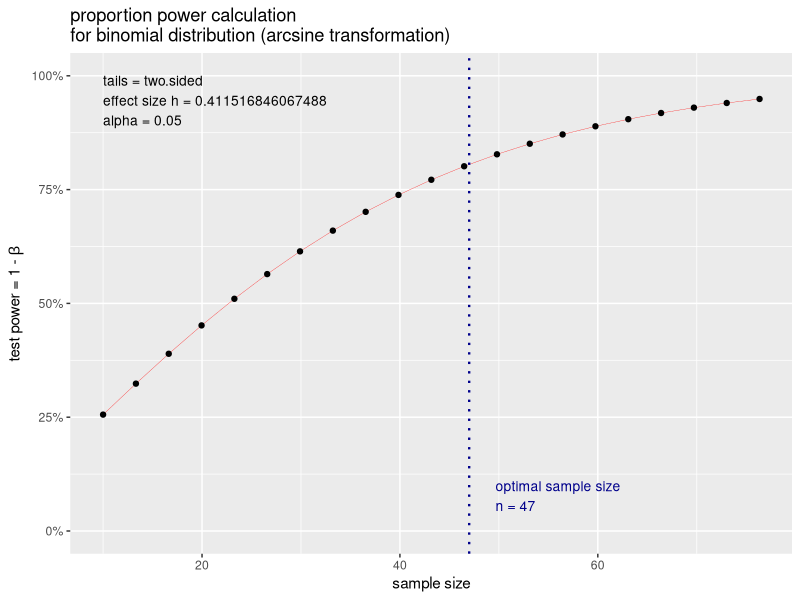
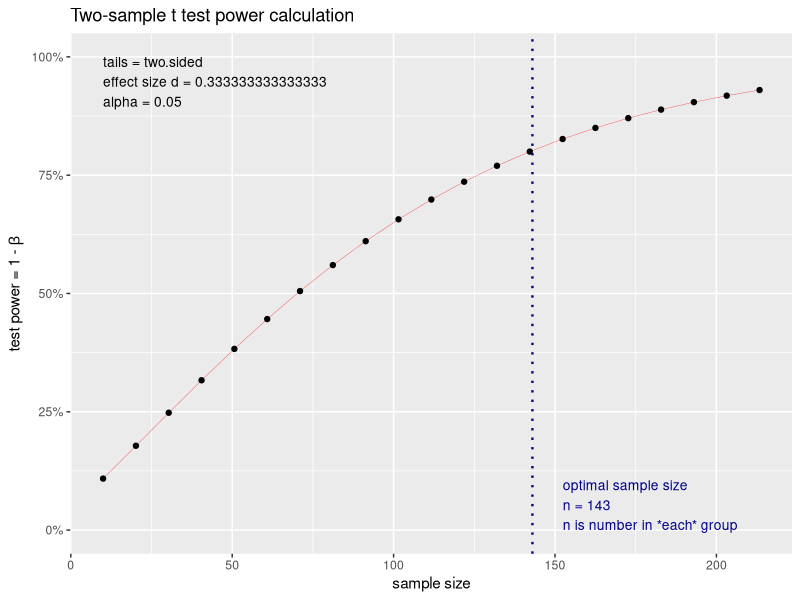
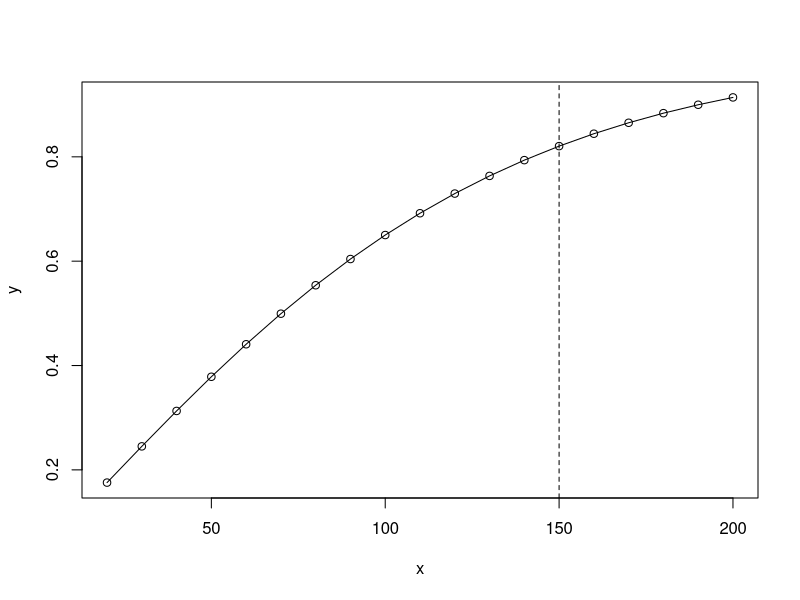
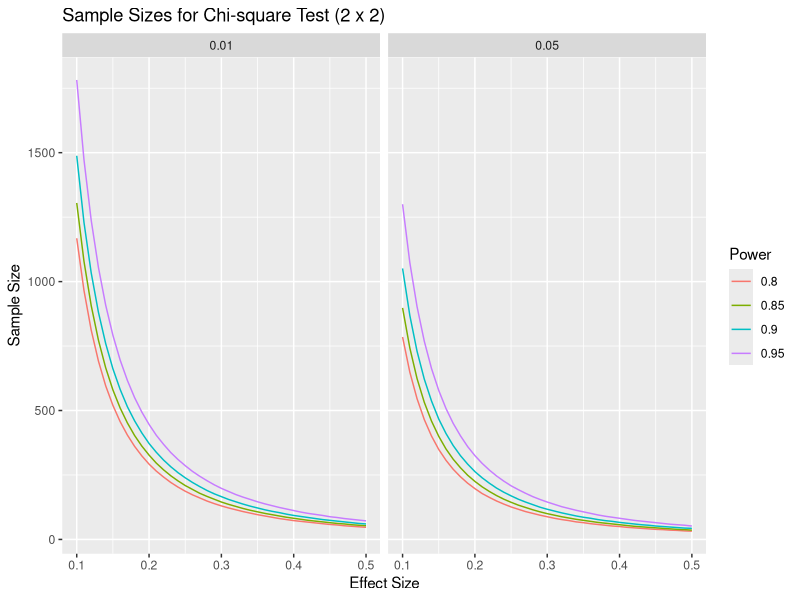
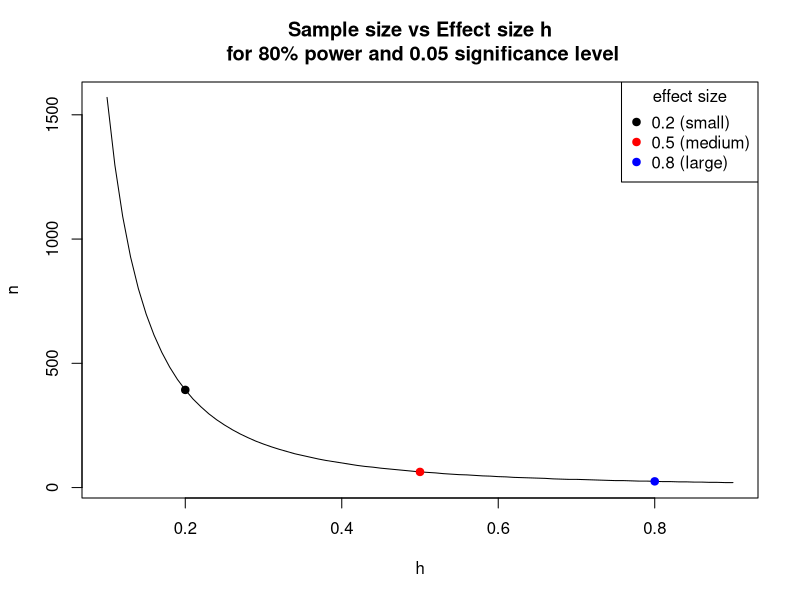

Generate these figures, in order, with R:
# Clay Ford
# Power and Sample Size Analysis workshop
# Fall 2016
# UVa StatLab

# Power and sample size calculations for various statistical tests using the
# "pwr" package and a few built-in R functions

install.packages("pwr")
library(pwr)


# pwr.p.test --------------------------------------------------------------

# one-sample test for proportions  (ES=h) 

# This applies to our name tag example. Say we think people place name tags on 
# the left side of their chest 75% percent of the time versus random chance
# (50%). What sample size do we need to show this assuming a significance level
# (Type I error) of 0.05 and a desired power of 0.80?

h <- ES.h(p1 = 0.75, p2 = 0.50)
pwr.p.test(h = h, sig.level = 0.05, power = 0.80, alternative = "greater")

# About 23 people; always round up.

# The previous example assumed a one-sided test: Null = 0.5, Alt > 0.5. 

# We typically take the conservative route and calculate sample size based on a
# two-sided test. That is Null = 0.5, Alt != 0.5

pwr.p.test(h = h, sig.level = 0.05, power = 0.80)

# Notice we need more people. 

# Say we think people place name tags on the left 70% percent of the time
# instead of 50%. What is the power of our test if we survey 30 people provided 
# we accept a significance level of 0.05? (Notice we can use the ES.h() function
# in pwr.p.test)
pwr.p.test(h = ES.h(p1 = 0.70, p2 = 0.50), n = 30, sig.level = 0.05)

# Again, notice the default is a "two.sided" test. This means we're simply
# testing that the alternative proportion is not 0.5. It could be lower or
# higher. Assuming "greater" increases the power:
pwr.p.test(h = ES.h(p1 = 0.70, p2 = 0.50), n = 30, sig.level = 0.05, 
           alternative = "greater")

# Equivalently we can think of one proportion being "less" than some value, say
# 0.25 versus random chance. Notice the effect is negative and resulting power is
# the same:
pwr.p.test(h = ES.h(p1 = 0.25, p2 = 0.50), n = 30, sig.level = 0.05, 
           alternative = "less")

# NOTE: Usually recommended to stick with the two-sided alternative.

# We can also save the result of a sample size estimate and plot it.
pout <- pwr.p.test(h = ES.h(p1 = 0.70, p2 = 0.50), power = 0.80, sig.level = 0.05)
plot(pout)

# Your plot will look different from mine if you do not have the ggplot2 package
# installed.

# YOUR TURN!
# Say we think people place name tags on the left 70% percent of the time instead
# of 50%. What sample size do we need to show this assuming a significance level
# of 0.01, a desired power of 0.90, and a one-sided "greater" alternative?



# pwr.2p.test -------------------------------------------------------------

# two-sample test for proportions (ES=h) 

# EXAMPLE: Let's say I randomly sample male and female UVa undergrad students
# and ask them if they consume alcohol at least once a week. My null hypothesis
# is no difference in the proportion that answer yes. My alternative hypothesis
# is that there is a difference. (two-sided; one gender has higher proportion, I
# don't know which.) I'd like to detect a difference as small as 5%. How many
# students do I need to sample in each group if we want 80% power and a
# significance level of 0.05?

# Recall effect size depends on the two proportions we compare:
ES.h(p1 = 0.55, p2 = 0.50)
ES.h(p1 = 0.35, p2 = 0.30)
ES.h(p1 = 0.15, p2 = 0.10)

# 55% vs. 50%
pwr.2p.test(h = ES.h(p1 = 0.55, p2 = 0.50), sig.level = 0.05, power = .80)
# 35% vs. 30%
pwr.2p.test(h = ES.h(p1 = 0.35, p2 = 0.30), sig.level = 0.05, power = .80)
# 15% vs. 10%
pwr.2p.test(h = ES.h(p1 = 0.15, p2 = 0.10), sig.level = 0.05, power = .80)

# Sample size is PER GROUP. Always round sample size up.

# Base R has a function called power.prop.test that allows you to use the raw
# proportions in the function.
power.prop.test(p1 = 0.55, p2 = 0.50, sig.level = 0.05, power = .80)
power.prop.test(p1 = 0.35, p2 = 0.30, sig.level = 0.05, power = .80)
power.prop.test(p1 = 0.15, p2 = 0.10, sig.level = 0.05, power = .80)

# Notice the results are slightly different. It calculates effect size
# differently.

# If we don't have any preconceived estimates of proportions or don't feel
# comfortable making estimates, we can use a conventional effect size:
cohen.ES(test = "p", size = "small") # 0.2
cohen.ES(test = "p", size = "medium") # 0.5
cohen.ES(test = "p", size = "large") # 0.8


# Sample sizes for the conventional effects:
pwr.2p.test(h = 0.2, sig.level = 0.05, power = .80)
pwr.2p.test(h = 0.5, sig.level = 0.05, power = .80)
pwr.2p.test(h = 0.8, sig.level = 0.05, power = .80)

# What sample size do I need to detect effects of 0.2 and 0.1 with 80% power?
pwr.2p.test(h = 0.2, sig.level = 0.05, power = 0.8)
pwr.2p.test(h = 0.1, sig.level = 0.05, power = 0.8)

# YOUR TURN! Let's say we're only able to randomly sample 80 students (40 per 
# group). What's the power of our two-sided test test if we assume a small
# effect size of 0.2 and we set significance level to 0.05?


# pwr.2p2n.test -----------------------------------------------------------

# two-sample test for proportions, unequal sample sizes (ES=h) 


# Let's return to our undergraduate survey of alcohol consumption. It turns out 
# we were able to survey 543 males and 675 females. What's the power of our test
# if we're interested in being able to detect a "small" effect size.

cohen.ES(test = "p", size = "small") # 0.2

# So instead of using ES.h() with guesses at p1 and p2, I can just use the
# effect size 0.2.
pwr.2p2n.test(h = 0.2, n1 = 543, n2 = 675, sig.level = 0.05)

# Let's say I previously surveyed 763 female undergraduates and found that p%
# said they consumed alcohol once a week. I'd like to survey some males and see
# if a significantly different proportion respond yes. How many do I need to
# sample to detect a small effect size in either direction with 80% power and a 
# significance level of 0.05?

pwr.2p2n.test(h = 0.2, n1 = 763, power = 0.8, sig.level = 0.05)
# or specify n2; it doesn't matter



# pwr.t.test --------------------------------------------------------------

# one-sample and two-sample t tests for means (ES=d) 

# Two-sample t test

# EXAMPLE: I'm interested to know if there is a difference in the mean price of
# what male and female students pay at the library coffee shop. Let's say I
# randomly observe 30 male and 30 female students check out from the coffee shop
# and note their total purchase price. How powerful is this experiment if I want
# to detect a "medium" effect in either direction?

pwr.t.test(n = 30, d = 0.5, sig.level = 0.05) # n is per group

# How many do I need to observe for a test with 80% power?
pwr.t.test(d = 0.5, power = 0.80, sig.level = 0.05)

# What about a large effect?
pwr.t.test(n = 30, d = 0.8, sig.level = 0.05) # n is per group
pwr.t.test(d = 0.8, power = 0.8, sig.level = 0.05) 



# EXAMPLE: Let's say we want to be able to detect a difference of at least 75
# cents in the mean purchase price. How can we convert that to an effect size?
# First we need to make a guess at the population standard deviation. If we have
# absolutely no idea, one rule of thumb is to take the difference between the 
# maximum and minimum values and divide by 4 (or 6). Let's say max is 10 and min
# is 1. So our guess at a standard deviation is 9/4 = 2.25. Therefore d is

d <- 0.75/2.25 # 0.333
pwr.t.test(d = d, power = 0.80, sig.level = 0.05)

# An effect size of 0.333 requires 143 per group 
# An effect size of 0.2 requires 394 per group.


# If you don't like working with d, you can use the power.t.test function that 
# comes with base R. It allows you to specify "delta" (true difference in means)
# and "sd" (standard deviation):

power.t.test(delta = 0.75, sd = 2.25, sig.level = 0.05, power = 0.8)

# For any of the pwr functions we can provide multiple sample size values to get
# multiple power estimates. For example, let's see how power changes as we let n
# go from 100 to 500 by 100 using a "small" effect size of 0.2.

pwr.t.test(n = seq(100,500,100), d = 0.2, sig.level = 0.05)

# We can also save the result of a sample size estimate and plot it.
d <- 0.75/2.25 # 0.333
pout <- pwr.t.test(d = d, power = 0.80, sig.level = 0.05)
plot(pout)

# This doesn't work for power.t.test but we do something pretty similar rather
# quickly.

pout <- power.t.test(delta = 0.75, sd = 2.25, sig.level = 0.05, n=seq(20,200,10))
x <- pout$n
y <- pout$power
plot(x,y,type="l")
points(x,y)
abline(v = x[min(which(y > 0.8))], lty = 2)

# One-sample t-test

# To calculate power and sample size for one-sample t-test, I have to set the
# "type" argument to type = "one.sample"

# EXAMPLE: I think the average purchase price at the Library coffee shop is over
# $3 per student. My null is $3 or less; my alternative is greater than $3. If 
# the true average purchase price is $3.50, I would like to have 90% power to 
# declare my estimated average purchase price is greater than $3. How many 
# transactions do I need to observe assuming a significance level of 0.05? Let's
# say max purchase price is $10 and min is $1. So our guess at a standard
# deviation is 9/4 = 2.25. Therefore d is...

d <- 0.50/2.25
pwr.t.test(d = d, sig.level = 0.05, power = 0.90, alternative = "greater", 
           type = "one.sample")

# or with power.t.test:
power.t.test(delta = 0.50, sd = 2.25, power = 0.90, sig.level = 0.05, 
             alternative = "one.sided", type = "one.sample")

# Very important to remember type = "one.sample"

# What if I lower my significance level to 0.01?
pwr.t.test(d = d, sig.level = 0.01, power = 0.90, alternative = "greater", 
           type = "one.sample")

# Going to extremes...
pwr.t.test(d = d, sig.level = 0.001, power = 0.999, alternative = "greater", 
           type = "one.sample")


# "paired" t-test. 

# EXAMPLE: 24 high school boys are put on a ultraheavy rope-jumping program. 
# Does this increase their 40-yard dash time? We'll measure their 40 time before
# the program and after. We'll use a paired t-test to see if the difference in 
# times is greater than 0 (before - after). Assume the standard deviation of the
# differences will be about 0.25. How powerful is the test to detect a
# difference of about 0.08 with 0.05 significance?

pwr.t.test(n = 24, d = 0.08 / 0.25, 
           type = "paired", alternative = "greater")

# or 
power.t.test(n = 24, delta = 0.08, sd = 0.25, 
             type = "paired", alternative = "one.sided")

# WARNING: If working with "within person" standard deviation, you need to 
# multiply the standard deviation by sqrt(2) to get the standard deviation of 
# differences. 

# For example, suppose you estimate the within person standard deviation of the
# high school boys to be 0.15. To get the estimated standard deviation of
# differences we would use sqrt(2)*0.15
pwr.t.test(n = 24, d = 0.08 / (0.15 * sqrt(2)), 
           type = "paired", alternative = "greater")
# or
power.t.test(n = 24, delta = 0.08, sd = 0.15*sqrt(2), 
             type = "paired", alternative = "one.sided")

# YOUR TURN! How many boys would I need to sample to detect a difference of 0.08
# in either direction with 80% power and the usual 0.05 significance level,
# assuming the standard deviation of the differences will be about 0.25?


# pwr.t2n.test ------------------------------------------------------------

# two-sample t test for means, unequal sample sizes (ES=d) 

# Find power for a t-test with 28 in one group and 35 in the other group and a
# medium effect size. (sig.level defaults to 0.05.)
pwr.t2n.test(n1 = 28, n2 = 35, d = 0.5)

# Find n1 sample size when other group has 35, desired power is 0.80, effect 
# size is 0.5 and significance level is 0.05:
pwr.t2n.test(n2 = 35, d = 0.5, power = 0.8)



# pwr.chisq.test ----------------------------------------------------------

# chi-squared tests (ES=w)

# Goodness of fit

# EXAMPLE: (From Cohen, example 7.1) A market researcher is seeking to determine
# preference among 4 package designs. He arranges to have a panel of 100 
# consumers rate their favorite package design. He wants to perform a chi-square
# goodness of fit test against the null of equal preference (25% for each
# design) with a significance level of 0.05. What's the power of the test if 3/8
# of the population actually prefers one of the designs and the remaining 5/8
# are split over the other 3 designs?

# To calculate effect size, we need to create vectors of null and alternative
# proportions:
null <- rep(0.25, 4)
alt <- c(3/8, rep((5/8)/3, 3))
# Now use them in the effect size function
ES.w1(null,alt)

# To calculate power, specify effect size, N, and degrees of freedom (4-1).
pwr.chisq.test(w=ES.w1(null,alt), N=100, df=(4-1), sig.level=0.05)

# How many subjects do we need to achieve 80% power?
pwr.chisq.test(w=ES.w1(null,alt), df=(4-1), power=0.8, sig.level = 0.05)

# If our alternative is correct then we need to survey at least 131 people to
# detect this with 80% power.

# test of association

# EXAMPLE: I want to see if there's an association between gender and flossing
# teeth among UVa students. I randomly sample 100 students (male and female) and
# ask whether or not they floss daily. I want to carry out a chi-square test of 
# association to determine if there's an association between these two 
# variables. As usual I set my significance level to 0.05. To determine effect 
# size I need to propose an alternative hypothesis, which in this case is a 
# table of proportions. I propose the following:

#   Floss No Floss
# M   0.1      0.4
# F   0.2      0.3

prob <- matrix(c(0.1,0.2,0.4,0.3), ncol=2, 
               dimnames = list(c("M","F"),c("Floss","No Floss")))
prob

# Even proportion of male and female, but I want to detect if at least 10% more
# females floss.

# Now use the matrix to calculate effect size:
ES.w2(prob)

# We also need degrees of freedom.
# DF = (2 - 1) * (2 - 1) = 1

# And calculate power:
pwr.chisq.test(w = ES.w2(prob), N = 100, df = 1, sig.level = 0.05)

# How many students should I survey if I wish to achieve 90% power?
pwr.chisq.test(w = ES.w2(prob), power = 0.9, df = 1, sig.level = 0.05)

# If you don't suspect association in either direction, or you don't feel like
# building a matrix in R, you can go with a conventional effect size.

cohen.ES(test = "chisq", size = "small")
pwr.chisq.test(w = 0.1, N = 100, df = 1, sig.level = 0.05)
pwr.chisq.test(w = 0.1, power = 0.9, df = 1, sig.level = 0.05)


# pwr.r.test --------------------------------------------------------------

# correlation test (ES=r) 

# EXAMPLE: Let's say I'm a web developer and I want to conduct an experiment 
# with one of my sites. I want to randomly select a group of people, ranging in 
# age from 18 - 65, and time them how long it takes them to complete a task, say
# locate some piece of information. I suspect there may be a "small" positive 
# linear relationship between time it takes to complete the task and age. How 
# many subjects do I need to detect this positive (ie, r > 0) relationship with
# 80% power and the usual 0.05 significance level?

pwr.r.test(r = 0.1, sig.level = 0.05, power = 0.8, alternative = "greater")

# The "arctangh transformation" approximates the normal distribution, which is 
# used in the power and sample size calculations.

# The default is a two-sided test. We specify alternative = "greater" since we 
# believe there is small positive effect. That is, our null is correlation <= 0
# vs the alternative that correlation is > 0. 

# What if I just want to detect a small effect in either direction (positive or
# negative correlation)? Use the default settings of "two.sided"
pwr.r.test(r = 0.1, sig.level = 0.05, power = 0.8, alternative = "two.sided")


# YOUR TURN:
# What's the power of my test if I recruit 50 people and I hypothesize a medium
# positive effect?



# power.anova.test --------------------------------------------------------

# balanced one-way analysis of variance tests

# EXAMPLE: Let's say I'm a web developer and I'm interested in 3 web site 
# designs for a client. I'd like to know which design(s) help users find 
# information fastest, or which design requires the most time. I design an 
# experiment where I have 3 groups of randomly selected people use one of the 
# designs to find some piece of information and I record how long it takes. (All
# groups look for the same information.) How many people do I need in each group
# if I believe two of the designs will take 30 seconds and one will take 25
# seconds? Assume population standard deviation is 5 and that I desire power
# and significance levels of 0.8 and 0.05.

# The between group variance:
var(c(30, 30, 25))

# The within group variance (sd ^ 2):
5^2

power.anova.test(groups = 3, between.var = 8.3, within.var = 5^2, power = 0.8)


# The pwr.anova.test function requires you to provide an effect size. The effect
# size, f, for k groups is calculated as follows:

# f = sd_means / sd_populations

# Translation: standard deviation of the k means divided the common standard 
# deviation of the populations involved.

# Or just use conventional effect sizes: 0.1, 0.25, 0.4.

cohen.ES(test = "anov", size = "small")
cohen.ES(test = "anov", size = "medium")
cohen.ES(test = "anov", size = "large")

# Returning to example, How many people do I need in each group if I want to
# detect a medium effect with 80% power and a significance level of 0.05.
pwr.anova.test(k = 3, f = 0.25, sig.level = 0.05, power = 0.8)

# Or what's the power of my test to detect a medium effect if I get 50 for each
# group?
pwr.anova.test(k = 3, f = 0.25, sig.level = 0.05, n = 50)



# pwr.f2.test -------------------------------------------------------------

# test for the general linear model (ES=f2) 

# Again we have suggested small, medium and large effect sizes:

cohen.ES(test = "f2", size = "small") # 0.02
# R-squared:
0.02/(1 + 0.02) # 0.019

cohen.ES(test = "f2", size = "medium") # 0.15
# R-squared:
0.15/(1 + 0.15) # 0.130

cohen.ES(test = "f2", size = "large") # 0.35
# R-squared:
0.35/(1 + 0.35) # 0.259

# Obviously these are debatable! What's conventional in the behavioral and
# social sciences may not be in other fields.

# EXAMPLE: Let's say I'm hired to survey a company's workforce about job 
# satisfaction. I ask employees to rate their satisfaction on a scale from 1 
# (hating life) to 10 (loving life). I know there will be variability in the 
# answers, but I think two variables that will explain this variability are 
# salary and age. In fact I think it will explain at least 30% (R^2 = .30) of
# the variance. How powerful is my "experiment" if I randomly recruit 40
# employees and accept a 0.05 significance level?

# Two predictors, so u = 2
# 40 subjects, so v = 40 - 2 - 1 = 37
# R^2 = .30, so effect size f2 = 0.3/(1 - 0.3)

pwr.f2.test(u = 2, v = 37, f2 = 0.3/(1 - 0.3), sig.level = 0.05)

# How many employees do I need to survey if I want to be able to detect at least
# 30% explained variance (R^2 = .30) with 80% power and the usual 0.05
# significance level? We have to find v and then derive n.

pwr.f2.test(u = 2, f2 = 0.3/(1 - 0.3), sig.level = 0.05, power = 0.8)
# now find n, which is n = v + u + 1
23 + 2 + 1 # 26

# It's important to note that the alternative hypothesis here is that at least 
# one of the coefficients in my model is not 0. This doesn't mean we need at 
# least 26 subjects to have all coefficients significant. It just means 26 
# subjects gives us 80% chance of correctly detecting the effect of at least one
# of our predictors, provided one or more truly affect our response.

# Continuing with previous example, it would be of interest if having your own 
# office accounted for at least 5% beyond the variance explained by the model 
# with salary and age. We could think of this as a 0/1 indicator in the model
# that takes the value 1 if an employee has his/her own office, and 0 otherwise.

# Call the office indicator variable set "B" and the others variable set 
# "A". We'd like to know the power of this regression for detecting the 
# contribution of B to the model with A. This is sometimes called a Partial F 
# test. We test if a set of predictors explain variance above and beyond a
# second set of predictors. The null is no contribution.

# The effect size for this test:
  
# f2 = (R^2_AB - R^2_A) / (1 - R^2_AB)

# R^2_AB is percent variance explained by variable sets A and B. R^2_A is 
# percent variance explained by variable set A.

# In this case, f2 = (0.35 - 0.30)/(1 - 0.35)
  
# How many employees would we need to survey to identify the office contribution
# to variance explained with 90% power and a signficance level of 0.05?

# u = number of variables in set "A"
# v = n - number of variables in sets "A" and "B" - 1

pwr.f2.test(u = 2, f2 = (0.35 - 0.30) /(1 - 0.35), sig.level = 0.05, power = 0.9)

# To calculate sample size:
# n = ceiling(v) + number of variables in A & B + 1
165 + 3 + 1 # 169


# time permitting material ------------------------------------------------

# sample size curves

# Sample size curves can be a useful visual aid in helping understand the 
# relationship between effect size, power, sample size and significance level.
# Let's make some for a chi-square test of association for a 2 x 2 table.

# generate a sequence of effect sizes and power values
es <- seq(0.1,0.5,0.01)
pow <- c(0.8, 0.85, 0.9, 0.95)

# combine these values into a data frame
vals <- expand.grid(es=es,pow=pow)

# create a function to calculate sample size and extract
getN <- function(es,pow,sl=0.05){
  ceiling(pwr.chisq.test(w = es, df = 1, power = pow, sig.level = sl)$N)
}

# "apply" the function to the es and pow columns of the vals data frame
vals$n <- mapply(getN, vals$es, vals$pow)
# add a column to indicate significance level
vals$sl <- 0.05

# create temporary copy of vals to do the same for 0.01 significance level
tmp <- vals
tmp$n <- mapply(getN, vals$es, vals$pow, 0.01)
tmp$sl <- 0.01

# combine tmp and vals into vals
vals <- rbind(vals, tmp); rm(tmp)

# set "pow" as factor to aid in plotting
vals$pow <- factor(vals$pow)

# create sample size curves faceted by significance level
library(ggplot2)
ggplot(vals, aes(es, n, color=pow, group=pow)) + geom_line() +
  facet_wrap(~ sl) +
  labs(x="Effect Size", y="Sample Size", title="Sample Sizes for Chi-square Test (2 x 2)") +
  scale_color_discrete("Power") 



# Let's see how effect size affects sample size. The results of the pwr
# functions can be saved:
pout <- pwr.2p.test(h = 0.2, power = 0.80, sig.level = 0.05)

# Then various parts can be extracted:
str(pout)
pout$n
ceiling(pout$n) # round up

# We can also do this directly as follows:
ceiling(pwr.2p.test(h = 0.2, power = 0.80, sig.level = 0.05)$n)

# comparing effect size to sample size to help us get a feel for their
# relationship:

# generate a sequence of effect sizes
h <- seq(0.1, 0.9, 0.01)

# "apply" the pwr.p.test function to the effect sizes
n <- sapply(h, function(x)ceiling(pwr.2p.test(h = x, power = 0.80)$n))

# plot sample size vs. effect size
plot(h, n, type="l", main="Sample size vs Effect size h\n for 80% power and 0.05 significance level")

# add points representing "conventional" effect sizes
points(x = c(0.2,0.5,0.8), y = n[h %in% c(0.2,0.5,0.8)], 
       pch=19, cex=1, col=c("black","red","blue"))
legend("topright", legend = c("0.2 (small)","0.5 (medium)","0.8 (large)"), 
       col = c("black","red","blue"), 
       pch = 19, title = "effect size")

# As we go below 0.2, the sample size takes off!


# END WORKSHOP SCRIPT
